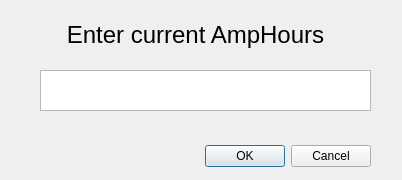
<?xml version="1.0" encoding="UTF-8"?>
<ui version="4.0">
 <class>Dialog</class>
 <widget class="QDialog" name="Dialog">
  <property name="geometry">
   <rect>
    <x>0</x>
    <y>0</y>
    <width>402</width>
    <height>180</height>
   </rect>
  </property>
  <property name="windowTitle">
   <string>Dialog</string>
  </property>
  <widget class="QDialogButtonBox" name="buttonBox">
   <property name="geometry">
    <rect>
     <x>30</x>
     <y>140</y>
     <width>341</width>
     <height>32</height>
    </rect>
   </property>
   <property name="orientation">
    <enum>Qt::Horizontal</enum>
   </property>
   <property name="standardButtons">
    <set>QDialogButtonBox::Cancel|QDialogButtonBox::Ok</set>
   </property>
  </widget>
  <widget class="QTextEdit" name="textEdit">
   <property name="geometry">
    <rect>
     <x>40</x>
     <y>70</y>
     <width>331</width>
     <height>41</height>
    </rect>
   </property>
  </widget>
  <widget class="QLabel" name="label">
   <property name="geometry">
    <rect>
     <x>50</x>
     <y>10</y>
     <width>291</width>
     <height>51</height>
    </rect>
   </property>
   <property name="text">
    <string>&lt;html&gt;&lt;head/&gt;&lt;body&gt;&lt;p align=&quot;center&quot;&gt;&lt;span style=&quot; font-size:18pt;&quot;&gt;Enter current AmpHours&lt;/span&gt;&lt;/p&gt;&lt;/body&gt;&lt;/html&gt;</string>
   </property>
  </widget>
 </widget>
 <resources/>
 <connections>
  <connection>
   <sender>buttonBox</sender>
   <signal>accepted()</signal>
   <receiver>Dialog</receiver>
   <slot>accept()</slot>
   <hints>
    <hint type="sourcelabel">
     <x>248</x>
     <y>254</y>
    </hint>
    <hint type="destinationlabel">
     <x>157</x>
     <y>274</y>
    </hint>
   </hints>
  </connection>
  <connection>
   <sender>buttonBox</sender>
   <signal>rejected()</signal>
   <receiver>Dialog</receiver>
   <slot>reject()</slot>
   <hints>
    <hint type="sourcelabel">
     <x>316</x>
     <y>260</y>
    </hint>
    <hint type="destinationlabel">
     <x>286</x>
     <y>274</y>
    </hint>
   </hints>
  </connection>
 </connections>
</ui>
